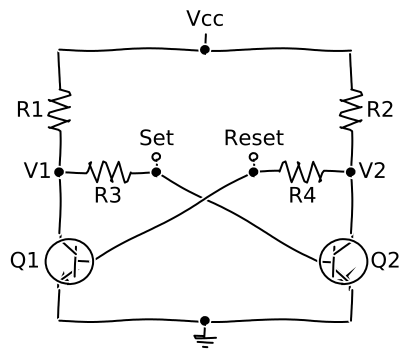

Source code (Python):
import matplotlib.pyplot as plt
plt.xkcd()

import SchemDraw as schem
import SchemDraw.elements as e

d = schem.Drawing()
Q1 = d.add(e.BJT_NPN_C, reverse=True, lftlabel='Q1')
Q2 = d.add(e.BJT_NPN_C, xy=[d.unit*2,0], label='Q2')
d.add(e.LINE, xy=Q1.collector, d='up', l=d.unit/2)

R1 = d.add(e.RES, d='up', label='R1', move_cur=False)
d.add(e.DOT, lftlabel='V1')
d.add(e.RES, d='right', botlabel='R3', l=d.unit*.75)
d.add(e.DOT)
d.push()
d.add(e.LINE, d='up', l=d.unit/8)
d.add(e.DOT_OPEN, label='Set')
d.pop()
d.add(e.LINE, to=Q2.base)

d.add(e.LINE, xy=Q2.collector, d='up', l=d.unit/2)
d.add(e.DOT, rgtlabel='V2')
R2 = d.add(e.RES, d='up', botlabel='R2', move_cur=False)
d.add(e.RES, d='left', botlabel='R4', l=d.unit*.75)
d.add(e.DOT)
d.push()
d.add(e.LINE, d='up', l=d.unit/8)
d.add(e.DOT_OPEN, label='Reset')
d.pop()
d.add(e.LINE, to=Q1.base)

d.add(e.LINE, xy=Q1.emitter, d='down', l=d.unit/4)
BOT = d.add(e.LINE, d='right', tox=Q2.emitter)
d.add(e.LINE, to=Q2.emitter)
d.add(e.DOT, xy=BOT.center)
d.add(e.GND, xy=BOT.center)

TOP = d.add(e.LINE, endpts=[R1.end,R2.end])
d.add(e.DOT, xy=TOP.center)
d.add(e.LINE, xy=TOP.center, d='up', l=d.unit/8, rgtlabel='Vcc')
d.draw(showplot=False)
d.save('SRxkcd.svg')